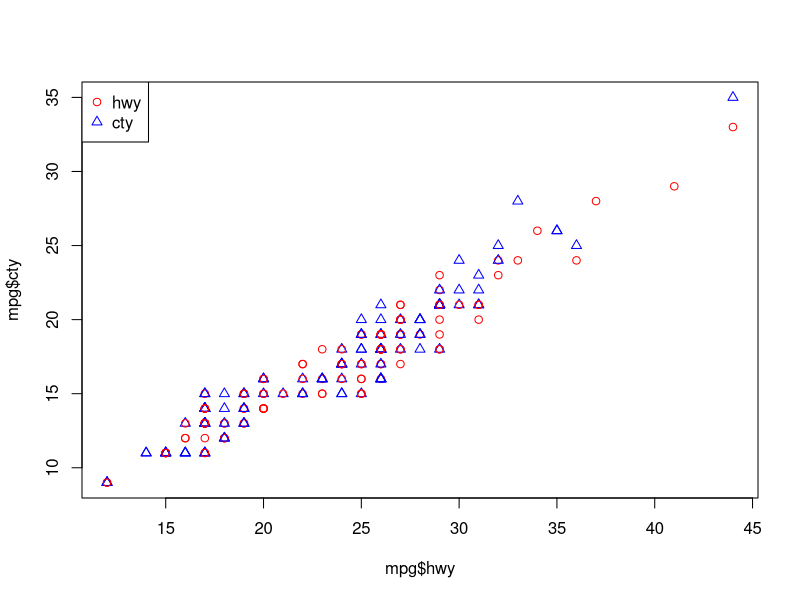
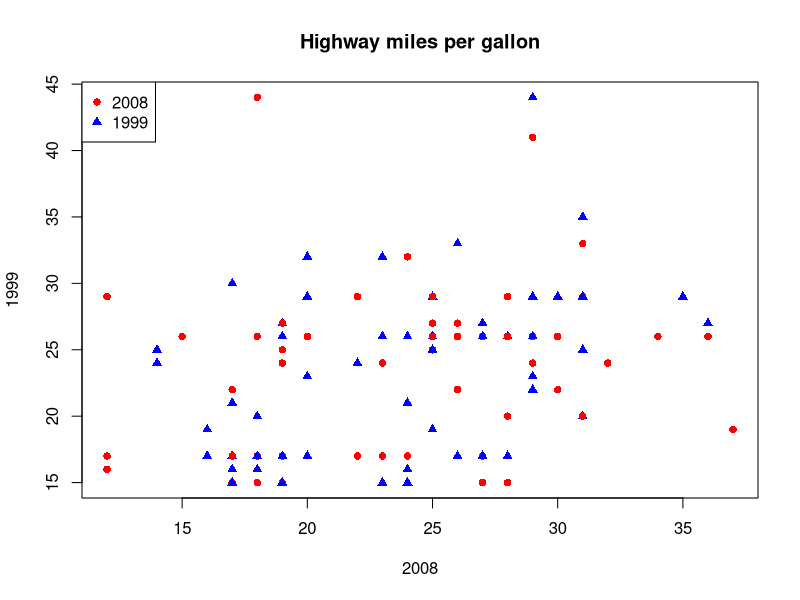
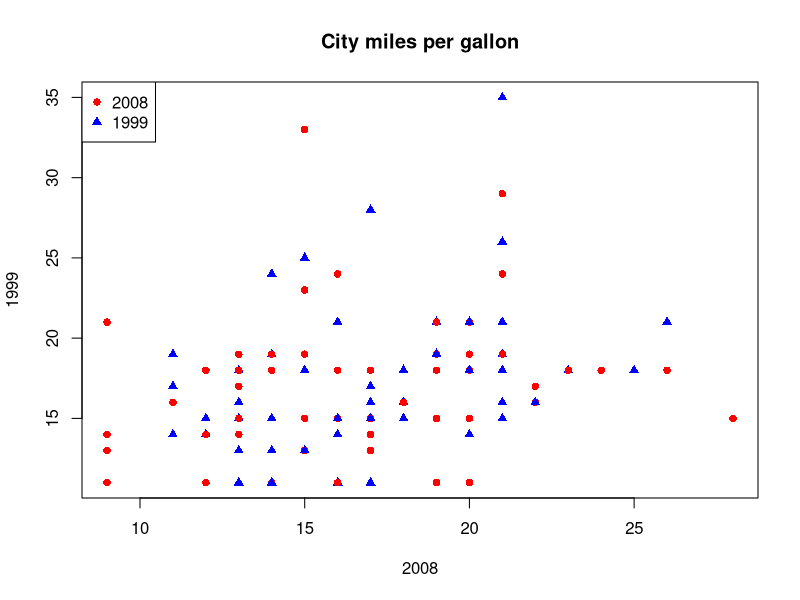
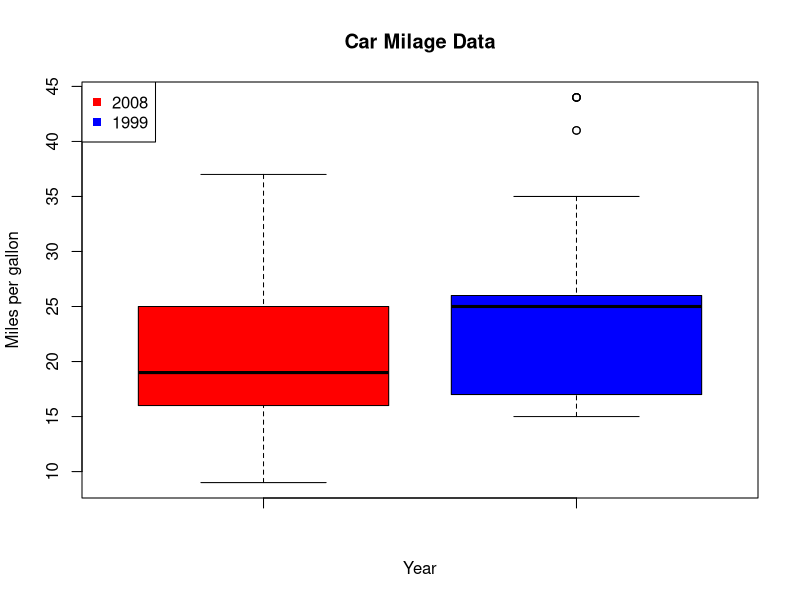

The R script that drew these images, in order:
## ---- chunk 1
knitr::opts_chunk$set(echo = TRUE)
## ---- chunk 2
a0 <- 1
a0
## ---- chunk 3
  cel <- (1:2)
  cel[1] = (15 -32) *5/9
  cel[2] = (-10-32) * 5/9
  print(cel)
## ---- chunk 4
  vec200 <-(1:200)
  for(i in 1:200){
    if(i%%2!=0){
      vec200[i] = 1;
    }
    else{
      vec200[i]=0;
    }
  }
  print(vec200);
## ---- chunk 5
#need help pls send nudes
  numPerfect <- 0;
  for(i in 1:1001){
    for(j in 1:i){
      if(j*j ==i){
        numPerfect <- numPerfect+1;
      }
    }
  }
  print(numPerfect)
## ---- chunk 6
  library(ggplot2)
## ---- chunk 7
  temp <-mpg[order(mpg$hwy, decreasing = TRUE),]
  top3 <- temp[1:3,]
  print(top3)
## ---- chunk 8
  temp <-subset(mpg, mpg$class == 'compact')
  numCompact = nrow(temp)
  print(numCompact)
## ---- chunk 9
  plot(mpg$hwy, mpg$cty,pch = c(1,2),col = c("red","blue"))
  legend("topleft",legend = c("hwy","cty"),pch = c(1,2),col = c("red","blue"))
## ---- chunk 10
  d2008 <-subset(mpg,mpg$year ==2008)
  d1999 <-subset(mpg,mpg$year ==1999)
  scatter <- c(d2008,d1999)
  plot(d2008$hwy,d1999$hwy,pch =c(16,17),col =c("red","blue"),main="Highway miles per gallon",xlab = "2008",ylab = "1999")
  legend("topleft",legend = c("2008","1999"),col = c("red","blue"),pch = c(16,17))
  plot(d2008$cty,d1999$cty,pch =c(16,17),col =c("red","blue"),main = "City miles per gallon",xlab = "2008",ylab ="1999")
  legend("topleft",legend = c("2008","1999"),col = c("red","blue"),pch = c(16,17))
  boxplot(c(d2008$hwy, d2008$cty),c(d1999$hwy,d1999$hwy),main ="Car Milage Data",xlab = "Year", ylab = "Miles per gallon",col = c("red","blue")) 
  legend("topleft",legend = c("2008","1999"),col = c("red","blue"),pch= 15)
#looking at the the two scatterplots, we can see that cars in 1999 are more fuel efficient than cars in 2008 in the city miles per gallon. This is also backed by the  boxplot of cars milage data.
  
